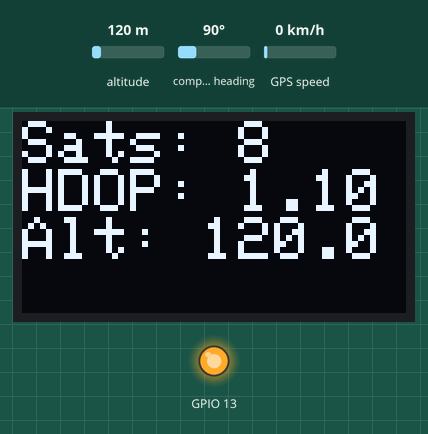
This sketch was run on a simulated ESP8266 (Wemos D1 mini). Parts: 128×64 one-colour display, output pins drawn as LEDs (lit = HIGH). The test bench sets the inputs (shaded band); at power-on: altitude 120 m, compass heading 90°, GPS speed 0 km/h. The GPS gets a fix after 3 s at 37.7749, -122.4194 with 8 satellites; what the sketch prints to the serial monitor is not drawn.

Above: at 6.2 s.
6.3 s: altitude set to 20 m
At 7.5 s:
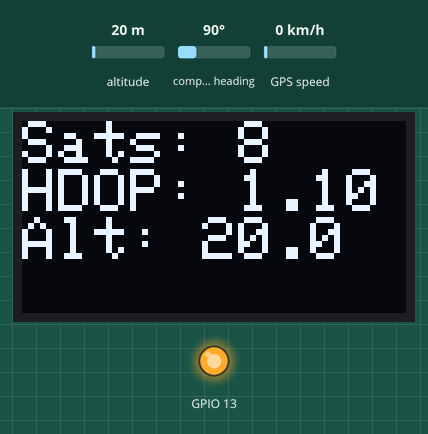
8.6 s: altitude set to 250 m
At 10.7 s:
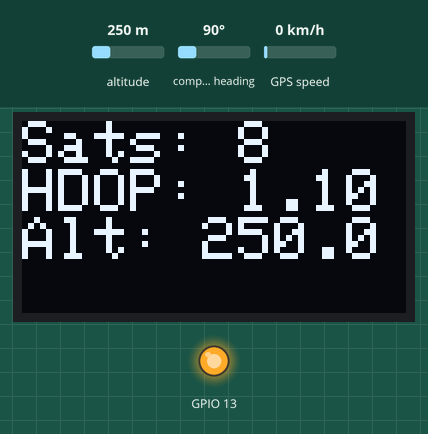
12.2 s: altitude set to 500 m
At 13.0 s:
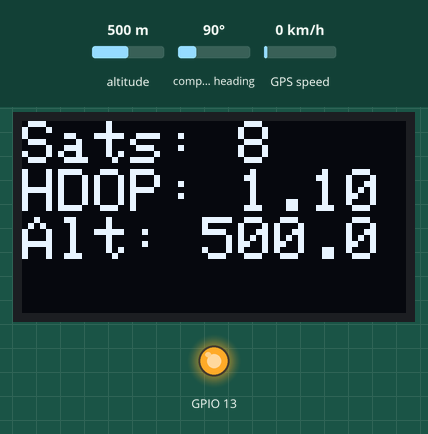
Timing chart, 0 to 14.7 s (numbered marks = the images above; inputs shaded):
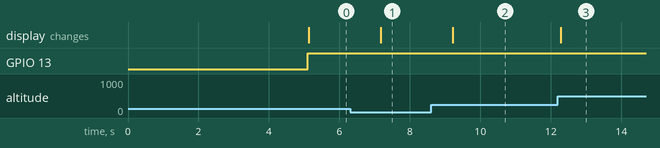

The sketch:

MyGPS.ino
```cpp
#include "webpage.h"
#include "data.h"
#include "graph.h"
/* Create a WiFi access point and provide a web server on it. */
#define __DEBUG__
#include <Adafruit_GFX.h>
#include <Adafruit_SSD1306.h>
#include <SoftwareSerial.h>
#include <Wire.h>
#include <TinyGPSPlus.h>
#include <SPI.h>
#include <ESP8266WiFi.h>
#include <WiFiClient.h>
#include <ESP8266WebServer.h>
#include <ArduinoJson.h>

#ifndef APSSID
#define APSSID "GPS-AP"
#endif

/* Set these to your desired credentials. */
const char *ssid = APSSID;

ESP8266WebServer server(80);

uint32_t minSats = 6;
TinyGPSPlus gps;
static const int RXPin = 14, TXPin = 12;
SoftwareSerial ss(RXPin, TXPin);// WEMOS: GPIO14 and GPIO12 (PIN D5 and D6)

#define SCREEN_WIDTH 128 // OLED display width, in pixels
#define SCREEN_HEIGHT 64 // OLED display height, in pixels
#define OLED_RESET -1

// Declaration for an SSD1306 display connected to I2C (SDA, SCL pins)
Adafruit_SSD1306 display(SCREEN_WIDTH, SCREEN_HEIGHT, &Wire, OLED_RESET);

uint8_t col = 0;
uint8_t row = 0;
uint8_t TEXT_SIZE = 2;

gpsData gpsD;

TinyGPSCustom pdop(gps, "GNGSA", 15); // $GPGSA sentence, 15th element
TinyGPSCustom hdop(gps, "GNGSA", 16); // $GPGSA sentence, 16th element
TinyGPSCustom vdop(gps, "GNGSA", 17); // $GPGSA sentence, 17th element

/* Just a little test message.  Go to http://192.168.4.1 in a web browser
   connected to this access point to see it.
*/
void setup() {
  pinMode(13, OUTPUT);
  digitalWrite(13, LOW);
  ss.begin(9600);
  Wire.begin();
  Serial.begin(115200);
   if (!display.begin(SSD1306_SWITCHCAPVCC, 0x3C)) {
#ifdef __DEBUG__
    Serial.println("No se encuentra la pantalla OLED");
#endif
    while (true);
  }

  display.setTextSize(TEXT_SIZE);
  display.setTextColor(WHITE);
  display.setCursor(col, row);

  printLogo();

  Serial.print("Configuring access point...");
  /* You can remove the password parameter if you want the AP to be open. */
  WiFi.softAP(ssid);

  IPAddress myIP = WiFi.softAPIP();
  Serial.print("AP IP address: ");
  Serial.println(myIP);
  server.on("/", handleRoot);
  server.on("/read",  genJson);
  server.begin();
  Serial.println("HTTP server started");
}
void handleRoot() {
  String str = webpage;
  server.send(200, "text/html", str);
}

void genJson()
{
  StaticJsonDocument<130> doc;
  doc["lat"] = gpsD.latitud;
  doc["long"] = gpsD.longitud;
  doc["alt"] = gpsD.alt;
  doc["sats"] = gpsD.sats;
  doc["hdop"] = gpsD.hdop;
  doc["dateTime"] = gpsD.dateTime;

  char json[120];
  serializeJson(doc, json, sizeof(json));

  Serial.println(json);
  server.send(200, "text/json", json);
}

void loop() {
  server.handleClient();
  genGPSData();
}

/* Manejo del request para que guarde los datos*/
void handleSave() {
  if (!server.hasArg("point")) {
    server.send(400, "text/plain", "Missing point");
    return;
  }

  int pointId = server.arg("point").toInt();

  // Usar últimos datos GPS ya validados
  // Guardar en archivo (luego lo implemento)

  server.send(200, "text/plain", "OK");
}

void genGPSData()
{
  if (gps.altitude.isUpdated() || gps.satellites.isUpdated() ||
    pdop.isUpdated() || hdop.isUpdated() || vdop.isUpdated())
  {
    if(gps.satellites.value() > minSats)
    {
      digitalWrite(13, HIGH);
      gpsD.latitud = gps.location.lat();
      gpsD.longitud = gps.location.lng();
      gpsD.sats = gps.satellites.value();
      gpsD.alt = gps.altitude.meters();
      gpsD.hdop = gps.hdop.hdop();
      gpsD.dateTime = genDate() + " - " + genTime();

      if(TEXT_SIZE == 1)
      {
        myPrint(col, row, "Lat: " + String(gpsD.latitud, 6), false, false);
        myPrint(col, row, "Long: " + String(gpsD.longitud, 6), true, false);
        myPrint(col, row, "Sat:" + String(gpsD.sats) + "  Alt:" + String(gpsD.alt) + " m", true, false);
        myPrint(col, row, gpsD.dateTime, true, false);
        printSerialGPS();
      }
      if(TEXT_SIZE == 2)
      {
        /*myPrint(col, row, String(gpsD.latitud, 8), false, false);
        myPrint(col, row, String(gpsD.longitud, 8), true, false);
        myPrint(col, row, "", true, false);*/
        myPrint(col, row, "Sats: " + String(gpsD.sats), false, false);
        myPrint(col, row, "HDOP: " + String(gpsD.hdop), true, false);
        myPrint(col, row, "Alt: "  + String(gpsD.alt,1), true, false);
        //printSerialGPS();
      }
    } else {
      digitalWrite(13, LOW);
      Serial.println("Low sats: " + String(gps.satellites.value()));
      printSat();
    }
  }

  display.display();

  while (ss.available() > 0)
  {
    gps.encode(ss.read());
  }

}

void myPrint(uint8_t col, uint8_t row, String message, bool newLine, bool serial)
{
  if(message.length() > 0){

    if(!newLine){
      display.clearDisplay();
      display.setCursor(col, row);
    } else{
      col = 0;
      row++;
    }

    display.println(message);
    if(serial){
      Serial.print(message);
    }
    if(!newLine){
      row = row + message.length();
    }
  }
}

void printSerialGPS()
{
  Serial.println();
  Serial.print("Lat: " + String(gps.location.lat(), 6));
  Serial.print(" | ");
  Serial.print("Long: " + String(gps.location.lng(), 6));
  Serial.print(" | ");
  Serial.print("Sats: " + String(gps.satellites.value()));
  Serial.print(" | ");
  Serial.print("Alt: ") + String(gps.altitude.meters(), 0);
  Serial.print(" | ");
  Serial.print("HDOP: ") + String(gps.hdop.hdop(), 2);
  Serial.print(" | ");
  Serial.print("Date: " + genDate());
  Serial.print(" | ");
  Serial.print("Time: " + genTime());
}

void printLogo()
{
  display.clearDisplay();
  myPrint(16, 20, "Iniciando", false, true);
  display.display();
  delay(5000);
}

void printSat()
{
  display.clearDisplay();
  display.drawBitmap(30, 0, sat, 64, 64, WHITE);
  display.display();
}

String genDate()
{

  String str;

  if (gps.date.isValid())
  {
    str = String(gps.date.day());
    str = str + F("/");
    str = str + String(gps.date.month());
    str = str + F("/");
    str = str + String(gps.date.year());
  } else {
    str = str + "No date";
  }
  return str;
}

String genTime()
{
  String str;
  if (gps.time.isValid())
  {
    if (gps.time.hour() < 10) str = F("0");
    str = str + String((gps.time.hour())) + ":";

    if (gps.time.minute() < 10) str = str + F("0");
    str = str + String(gps.time.minute()) + F(":");

    if (gps.time.second() < 10) str = str + F("0");
    str = str + String(gps.time.second());

  }  else {
    str = str + "No time";
  }
  return str;
}
```

data.h
```cpp
struct gpsData {
  double latitud;
  double longitud;
  uint8_t sats;
  double alt;
  double hdop;
  String dateTime;
};
```

webpage.h
```cpp
const char webpage[] PROGMEM = R"=====(
<!DOCTYPE html>
<html>
 <head>
  <meta name='viewport' content='width=device-width, initial-scale=1.0'/>
  <meta charset='utf-8'>

  <style>
    body {font-size:100%;}
    #main {display: table; margin: auto;  padding: 0 10px 0 10px; }
    h2 {text-align:center; }
    p { text-align:center; }
  </style>

	<script>
		const lat =  document.getElementById("lat");
		const long = document.getElementById("long");
		const alt =  document.getElementById("alt");
		const sats = document.getElementById("sats");
		const hdop = document.getElementById("hdop");
		const dateTime = document.getElementById("dateTime");

		setInterval(function()
		{
		  getData();
		}, 1000);

		function getData() {

		  var xhttp = new XMLHttpRequest();
		  xhttp.open("GET", "read", true);
		  xhttp.getResponseHeader("Content-type", "text/json");
		  xhttp.onload = function() {
			  const obj = JSON.parse(this.responseText);
			  document.getElementById("lat").innerHTML = Number(obj.lat).toFixed(8);
        document.getElementById("long").innerHTML = Number(obj.long).toFixed(8);
        document.getElementById("alt").innerHTML = obj.alt;
        document.getElementById("sats").innerHTML = obj.sats;
				document.getElementById("hdop").innerHTML = obj.hdop;
        document.getElementById("dateTime").innerHTML = obj.dateTime;
		  };
		  xhttp.send();
		}

		function savePoint() {
			const pointId = document.getElementById("pointId").value;

			var xhttp = new XMLHttpRequest();
			xhttp.open("GET", "save?point=" + pointId, true);
			xhttp.send();
		}

	</script>
  <title>GPS</title>
 </head>
 <body style="background-color: #f4f0bb;">
	<table style="border-collapse: collapse; width: 60%; height: 14px; margin-left: auto; margin-right: auto;" border="0">
  <tbody>
    <tr style="height: 14px;">
      <td style="width: 32.5665%; text-align: center; height: 14px;">
       <h3><strong><span style="font-size: 18pt;"><em>GPS</em></span><br /></strong></h3>
      </td>
    </tr>
  </tbody>
	<p>&nbsp;</p>
	<table style="border-collapse: collapse; width: 60%; height: 206px; margin-left: auto; margin-right: auto;" border="1">
		<tbody>
			<tr>
				<td style="width: 20%; text-align: center;">Latitud:</td>
				<td style="width: 50%; text-align: center;" id="lat"></td>
			</tr>
			<tr>
				<td style="width: 20%; text-align: center;">Longitud:</td>
				<td style="width: 50%; text-align: center;" id="long"></td>
			</tr>
			<tr>
				<td style="width: 20%; text-align: center;">Altitud:</td>
				<td style="width: 50%; text-align: center;" id="alt"></td>
			</tr>
			<tr>
				<td style="width: 20%; text-align: center;">Sat&eacute;lites:</td>
				<td style="width: 50%; text-align: center;" id="sats"></td>
			</tr>
			<tr>
				<td style="width: 20%; text-align: center;">HDOP:</td>
				<td style="width: 50%; text-align: center;" id="hdop"></td>
			</tr>
			<tr>
				<td style="width: 20%; text-align: center;" >Fecha/Hora:</td>
				<td style="width: 50%; text-align: center;" id="dateTime"></td>
			</tr>
			<tr>
			</tr>
			<tr>
				<td><input type="number" id="pointId" value="1" step="1" min="1"></td>
			<tr>
				<td><button onclick="savePoint()">Guardar punto</button></td>
			</tr>
			</tr>
		</tbody>
	</table>
</body>
</html>

)=====";
```

Source omitted: graph.h (data table, 9524 bytes)

Measured:
- after the input at 6.3 s, the display: changes after 0.87 s (image 1)
- after the input at 8.6 s, the display: changes after 0.61 s (image 2)
- after the input at 12.2 s, the display: changes after 0.08 s (image 3)
